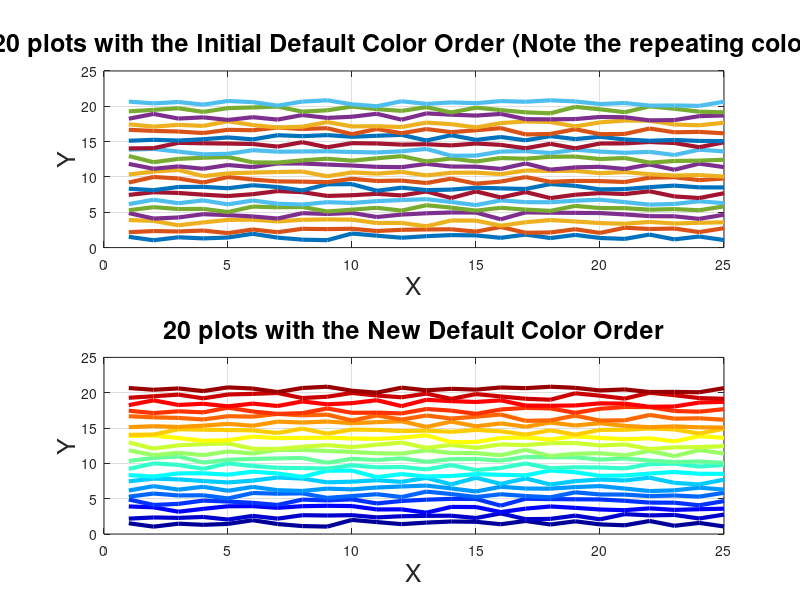

Source code (MATLAB):
% Unless you specify the 'Color' property when you plot,
% plots are plotted according to the 'ColorOrder' property of the axes.
% This demo shows how you can change the default color order of plots.

clc;    % Clear the command window.
close all;  % Close all figures (except those of imtool.)
clear;  % Erase all existing variables.
workspace;  % Make sure the workspace panel is showing.
fontSize = 18;

% Make 20 plots, with 25 data points in each plot.
numberOfDataSets = 20;
x = 1:25;
y = rand(numberOfDataSets, length(x));
% These y would all be on top of each other.
% Separate the plots vertically.
offsets = repmat((1:numberOfDataSets)', [1, length(x)]);
y = y + offsets; 

% Get the initial set of default plot colors.
initialColorOrder = get(gca,'ColorOrder') % Initial

% See what the colors look like when plotted:
subplot(2, 1, 1);
plot(x,y, 'LineWidth', 3);
grid on;
caption = sprintf('%d plots with the Initial Default Color Order (Note the repeating colors)', numberOfDataSets);
title(caption, 'FontSize', fontSize);
xlabel('X', 'FontSize', fontSize);
ylabel('Y', 'FontSize', fontSize);

% Enlarge figure to full screen.
set(gcf, 'units','normalized','outerposition',[0 0 1 1]); % Maximize figure.
% Give a name to the title bar.
set(gcf,'name','Image Analysis Demo','numbertitle','off')

choice = menu('Which ColorOrder do you want?', 'jet', 'random', 'hsv', 'hot', 'cool', 'spring', 'summer',...
	'autumn', 'winter', 'lines', 'gray', 'bone', 'copper', 'pink');

% Make a new axes:
subplot(2, 1, 2);

% Create a new colormap that will define the new default color order property.
switch choice
	case 1
		newDefaultColors = jet(numberOfDataSets);
	case 2
		newDefaultColors = rand(numberOfDataSets, 3);
	case 3
		newDefaultColors = hsv(numberOfDataSets);
	case 4
		newDefaultColors = hot(numberOfDataSets);
	case 5
		newDefaultColors = cool(numberOfDataSets);
	case 6
		newDefaultColors = spring(numberOfDataSets);
	case 7
		newDefaultColors = summer(numberOfDataSets);
	case 8
		newDefaultColors = autumn(numberOfDataSets);
	case 9
		newDefaultColors = winter(numberOfDataSets);
	case 10
		newDefaultColors = lines(numberOfDataSets);
	case 11
		newDefaultColors = gray(numberOfDataSets);
	case 12
		newDefaultColors = bone(numberOfDataSets);
	case 13
		newDefaultColors = copper(numberOfDataSets);
	otherwise
		newDefaultColors = pink(numberOfDataSets);
end
% Note: You can build your own custom order if you want, 
% just make up a array with numberOfDataSets rows and 3 columns
% where each element is in the range 0-1.

% Apply the new default colors to the current axes.
set(gca, 'ColorOrder', newDefaultColors, 'NextPlot', 'replacechildren');

% Now get the new set of default plot colors.
% Verify it changed by printing out the new default color set to the command window.
newColorOrder = get(gca,'ColorOrder')

% Now plot the datasets with the changed default colors.
plot(x,y, 'LineWidth', 3);
grid on;
caption = sprintf('%d plots with the New Default Color Order', numberOfDataSets);
title(caption, 'FontSize', fontSize);
xlabel('X', 'FontSize', fontSize);
ylabel('Y', 'FontSize', fontSize);

msgbox('Done with ColorOrder demo!');
